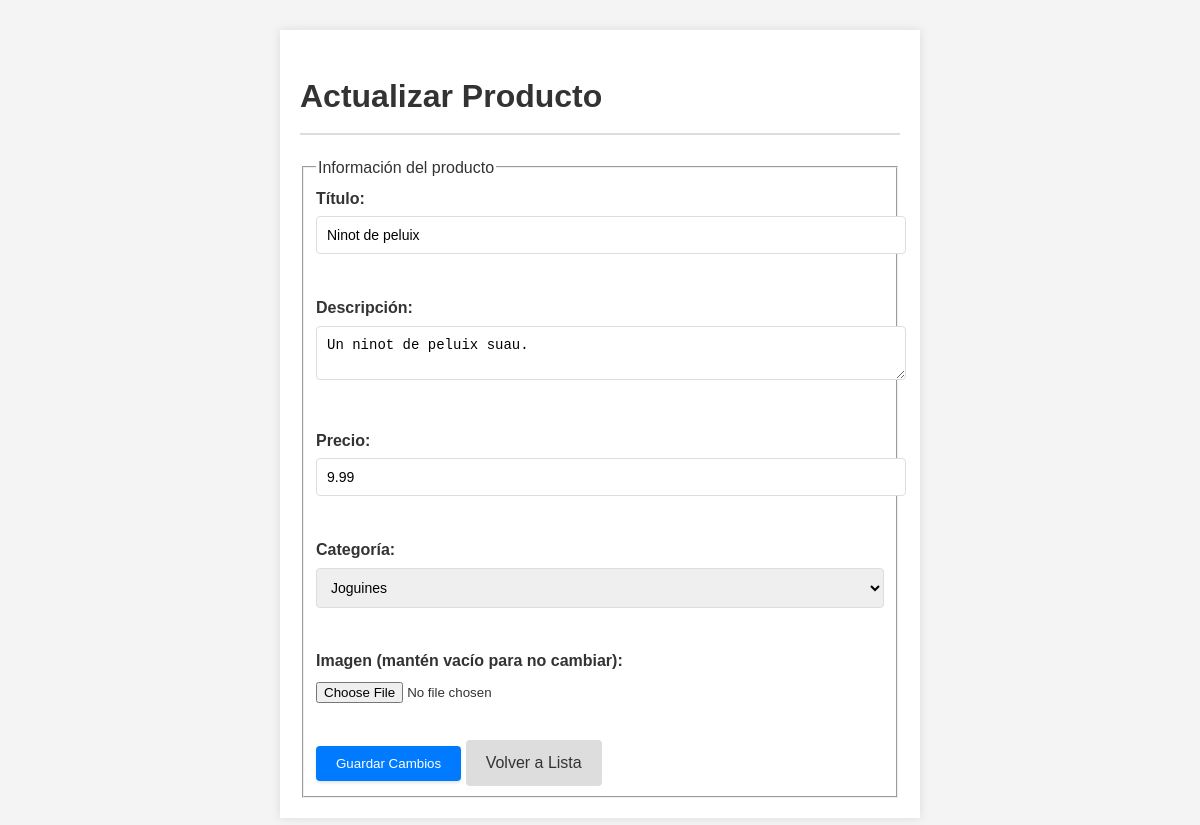
The page /products/update/3/ on the database as committed earlier.
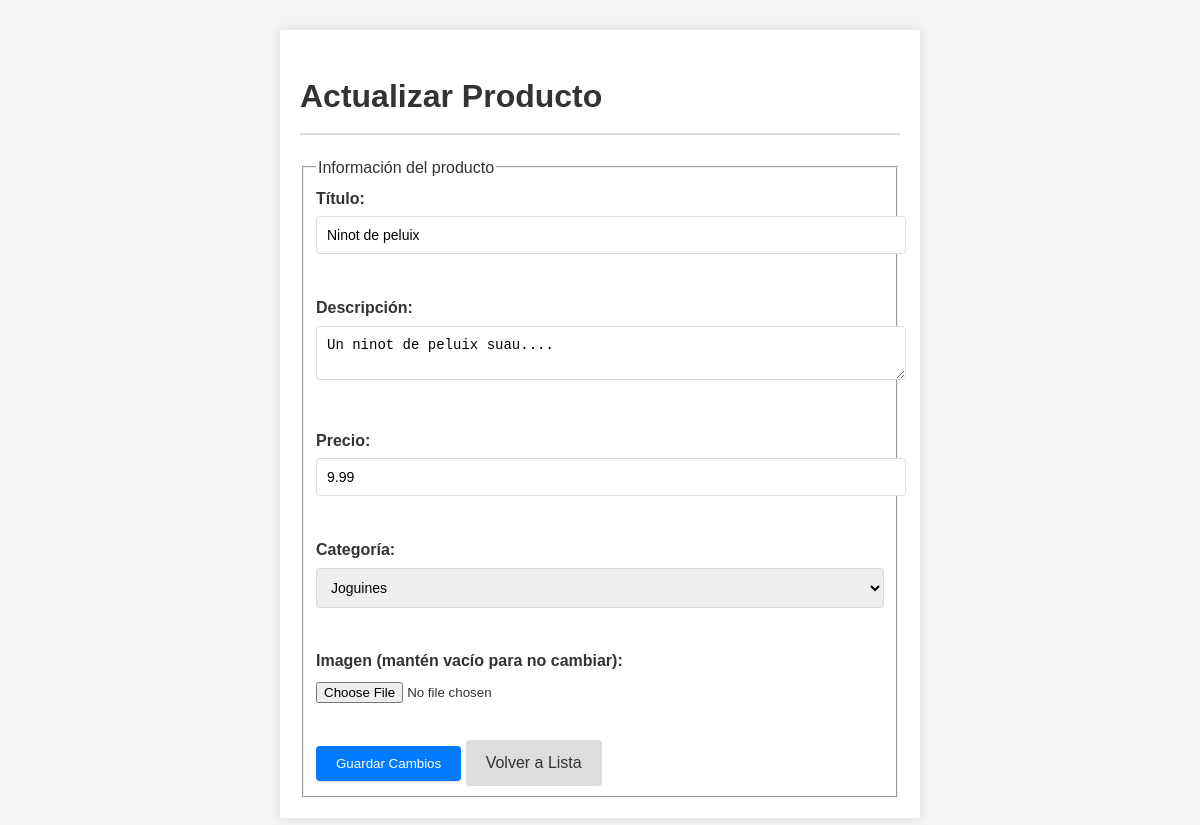
The same page on the database as committed later.
### tables this page shows
CREATE TABLE products (
	id INTEGER PRIMARY KEY AUTOINCREMENT,
	title TEXT,
	description TEXT,
	photo TEXT,
	price DECIMAL(10, 2),
	category_id INTEGER,
	seller_id INTEGER,
	created DATETIME,
	updated DATETIME,
	FOREIGN KEY (category_id) REFERENCES categories(id),
	FOREIGN KEY (seller_id) REFERENCES users(id)
);

CREATE TABLE categories (
	id INTEGER PRIMARY KEY AUTOINCREMENT,
	name TEXT UNIQUE,
	slug TEXT UNIQUE
);

### app.py (the view, shortened to what this page needs)
@app.route('/products/update/<int:product_id>/', methods=['GET', 'POST'])
def update_product(product_id):
    cur = get_db().cursor()
    product = cur.execute("SELECT * FROM products WHERE id=?", (product_id,)).fetchone()
    categories = get_categories(cur)
    return render_template('products/update.html', product=product, categories=categories)

### app.py (called while the page is built)
def get_db():
    db = getattr(g, '_database', None)
    if db is None:
        db = g._database = sqlite3.connect(DATABASE)
    return db

def get_categories(cur):
    cur.execute("SELECT * FROM categories")
    return cur.fetchall()

@app.teardown_appcontext
def teardown_db(exception):
    close_db(exception)

### templates/products/update.html (shortened to what this page needs)
<!DOCTYPE html>
<html lang="es">
<head>
    <link rel="stylesheet" type="text/css" href="/static/style/style_create.css">
</head>
<body>
    <div class="container">
        <h1>Actualizar Producto</h1>
        <form action="{{ url_for('update_product', product_id=product[0]) }}" method="post" enctype="multipart/form-data">
            <fieldset>
                <legend>Información del producto</legend>
                <label for="title">Título:</label>
                <input type="text" id="title" name="title" value="{{ product[1] }}" required><br><br>
                <label for="description">Descripción:</label>
                <textarea id="description" name="description" required>{{ product[2] }}</textarea><br><br>
                <label for="price">Precio:</label>
                <input type="number" id="price" name="price" step="0.01" value="{{ product[4] }}" required><br><br>
                <label for="category">Categoría:</label>
                <select id="category" name="category" required>
                    {% for category in categories %}
                    <option value="{{ category[0] }}" {% if category[0] == product[5] %} selected {% endif %}>{{ category[1] }}</option>
                    {% endfor %}
                </select><br><br>
                <label for="image">Imagen (mantén vacío para no cambiar):</label>
                <input type="file" id="image" name="image" accept="image/*"><br><br>
                <input type="submit" value="Guardar Cambios">
                <a href="/products/list/" class="btn-back">Volver a Lista</a>
            </fieldset>
        </form>
    </div>
</body>
</html>

Rows that differ between the two databases and show on the page:
changed products "Ninot de peluix": description "Un ninot de peluix suau." → "Un ninot de peluix suau...."
